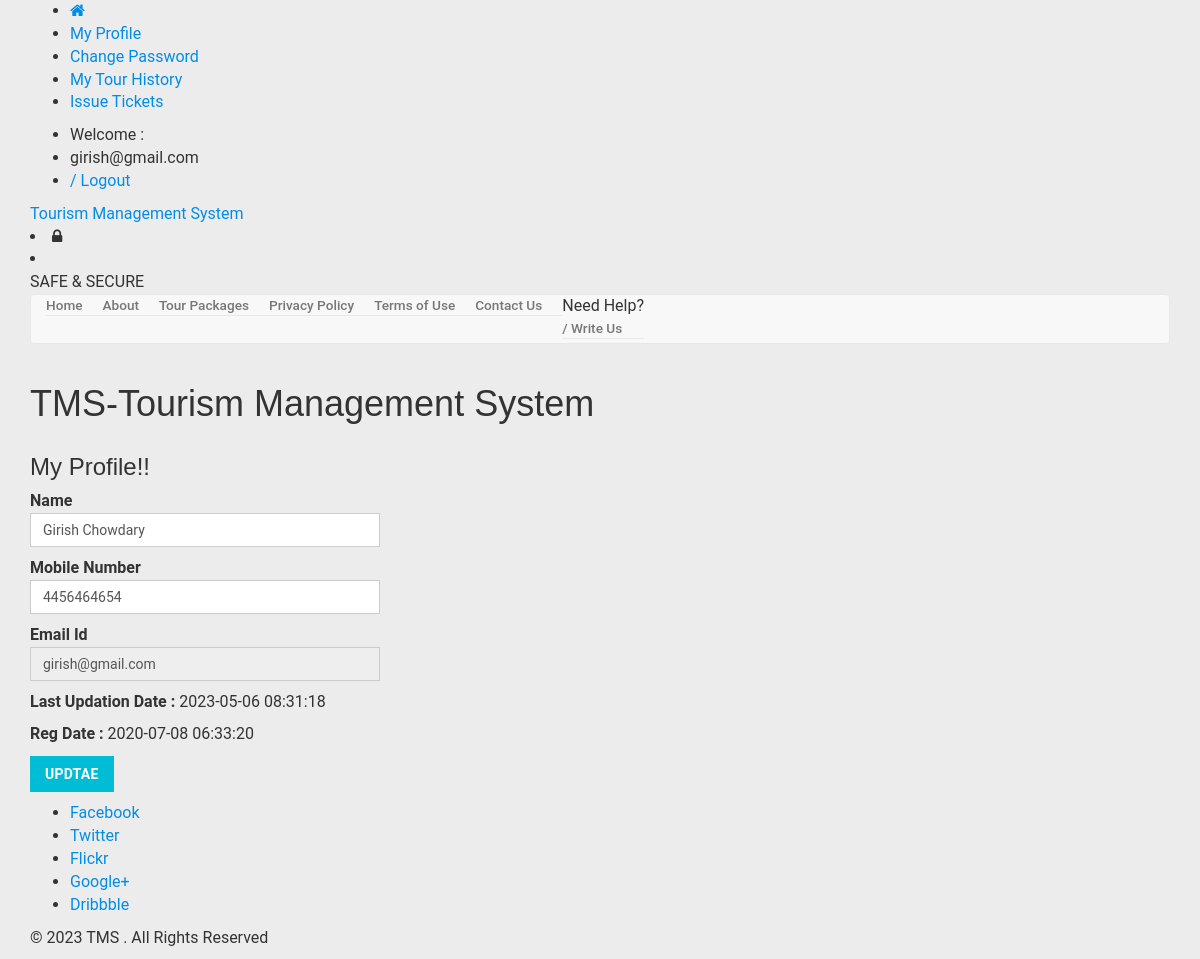
Page /profile.php (signed in) on the committed database.
### tables this page shows
CREATE TABLE `tblusers` (
  `id` int(11) NOT NULL,
  `FullName` varchar(100) DEFAULT NULL,
  `MobileNumber` char(10) DEFAULT NULL,
  `EmailId` varchar(70) DEFAULT NULL,
  `Password` varchar(100) DEFAULT NULL,
  `RegDate` timestamp NULL DEFAULT current_timestamp(),
  `UpdationDate` timestamp NULL DEFAULT NULL ON UPDATE current_timestamp()
);

### profile.php (the view, shortened to what this page needs)
<?php
include('includes/config.php');
if(strlen($_SESSION['login'])==0)
	{
header('location:index.php');
}
else{
?>
<!DOCTYPE HTML>
<html>
<head>
<link href="css/bootstrap.css" rel='stylesheet' type='text/css' />
<link href="css/style.css" rel='stylesheet' type='text/css' />
<link href="css/font-awesome.css" rel="stylesheet">
<link href="css/animate.css" rel="stylesheet" type="text/css" media="all">
</head>
<body>
<div class="top-header">
<?php include('includes/header.php');?>
<div class="banner-1 ">
	<div class="container">
		<h1 class="wow zoomIn animated animated" data-wow-delay=".5s" style="visibility: visible; animation-delay: 0.5s; animation-name: zoomIn;">TMS-Tourism Management System</h1>
	</div>
</div>
<div class="privacy">
	<div class="container">
		<h3 class="wow fadeInDown animated animated" data-wow-delay=".5s" style="visibility: visible; animation-delay: 0.5s; animation-name: fadeInDown;">My Profile!!</h3>
		<form name="chngpwd" method="post">
<?php
$useremail=$_SESSION['login'];
$sql = "SELECT * from tblusers where EmailId=:useremail";
$query = $dbh -> prepare($sql);
$query -> bindParam(':useremail',$useremail, PDO::PARAM_STR);
$query->execute();
$results=$query->fetchAll(PDO::FETCH_OBJ);
if($query->rowCount() > 0)
{
foreach($results as $result)
{	?>
	<p style="width: 350px;">
			<b>Name</b>  <input type="text" name="name" value="<?php echo htmlentities($result->FullName);?>" class="form-control" id="name" required="">
	</p>
<p style="width: 350px;">
<b>Mobile Number</b>
<input type="text" class="form-control" name="mobileno" maxlength="10" value="<?php echo htmlentities($result->MobileNumber);?>" id="mobileno"  required="">
</p>
<p style="width: 350px;">
<b>Email Id</b>
	<input type="email" class="form-control" name="email" value="<?php echo htmlentities($result->EmailId);?>" id="email" readonly>
			</p>
<p style="width: 350px;">
<b>Last Updation Date : </b>
<?php echo htmlentities($result->UpdationDate);?>
</p>
<p style="width: 350px;">
<b>Reg Date :</b>
<?php echo htmlentities($result->RegDate);?>
			</p>
<?php }} ?>
			<p style="width: 350px;">
<button type="submit" name="submit6" class="btn-primary btn">Updtae</button>
			</p>
			</form>
	</div>
</div>
<?php include('includes/footer.php');?>
</body>
</html>
<?php } ?>

### rows in the picture
tblusers: name "Girish Chowdary", mobileno "4456464654", email "girish@gmail.com", UpdationDate "2023-05-06 08:31:18", RegDate "2020-07-08 06:33:20"

### other values in the picture
$_SESSION['login'] "girish@gmail.com"
